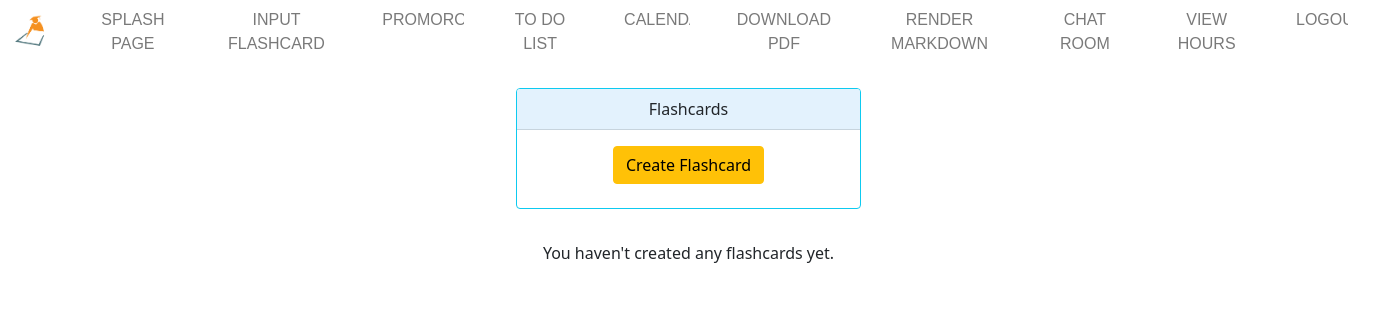
Before: /input-flashcards (signed in) with the older database file.
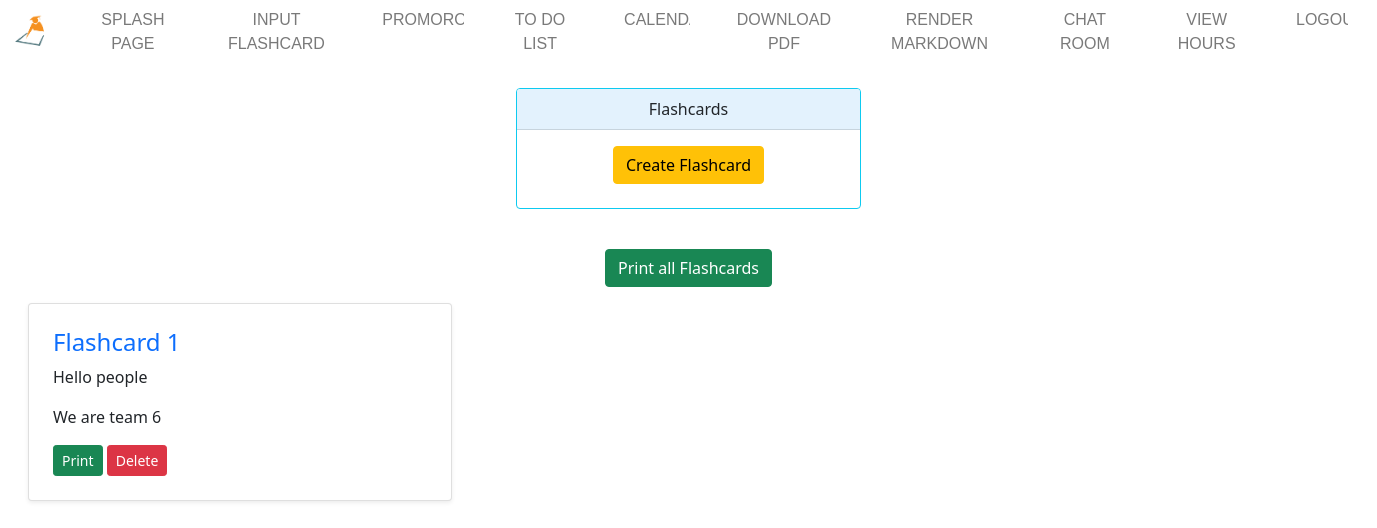
After: the same page with the newer database file.
### myapp/models.py (models this page shows)
class FlashCard(db.Model):
    id = db.Column(db.Integer, primary_key=True)
    front = db.Column(db.Text)
    back = db.Column(db.Text)
    user_id = db.Column(db.Integer, db.ForeignKey('user.id'), nullable=False)

### myapp/routes.py (the view)
@myapp_obj.route("/input-flashcards", methods=['GET', 'POST'])
@login_required
def input_flashcards():
    form = FlashCardForm()
    user_flashcards = FlashCard.query.filter_by(user=current_user).all()
    if form.validate_on_submit():
        flashcard = FlashCard(front=form.front.data, back=form.back.data, user=current_user)
        db.session.add(flashcard)
        db.session.commit()
        flash('Flash Card Created Successfully', 'success')
        return redirect(url_for('input_flashcards'))
    return render_template('input-flash-cards.html', form=form, user_flashcards=user_flashcards)

### myapp/models.py (called while the page is built)
@login_manager.user_loader
def load_user(user_id):
    return User.query.get(int(user_id))

### myapp/templates/input-flash-cards.html (shortened to what this page needs)
{% extends "base.html" %}
{% block content %}
<div class="row">
    <div class="d-flex justify-content-center col-md-12">
        <div class="card mt-4 border-info w-25 text-center">
            <div class="card-header bg-custom">Flashcards</div>
            <div class="card-body">
                <button type="button" id='btn' class="btn btn-warning mb-2">Create Flashcard</button>
            </div>
        </div>
    </div>
    <div class="col-md-12 p-4">
        {% if user_flashcards %}
        <div class="row p-3">
            <div class="mb-3 text-center">
                <a role="button" href="{{ url_for('print_all_flashcards') }}" class="btn btn-success">Print all
                    Flashcards</a>
            </div>
            {% for flashcard in user_flashcards %}
            <div class="col-md-4">
                <div class="card shadow-sm rounded-end mb-3 p-2">
                    <div class="card-body">
                        <h4 class="card-title text-primary">Flashcard {{ loop.index }}</h4>
                        <p class="card-text">{{ flashcard.front }}</p>
                        <p class="card-text">{{ flashcard.back }}</p>
                        <div>
                            <a role="button" href="{{ url_for('print_single_flashcard', id=flashcard.id) }}"
                                class="btn btn-sm btn-success">Print</a>
                            <a role="button" href="{{ url_for('delete_flashcard', id=flashcard.id) }}"
                                class="btn btn-sm btn-danger">Delete</a>
                        </div>
                    </div>
                </div>
            </div>
            {% endfor %}
        </div>
        {% else %}
        <div class="text-center p-2">
            <p class="text-lead">You haven't created any flashcards yet.</p>
        </div>
        {% endif %}
    </div>
</div>
{% endblock %}

Changed rows visible on the page:
added FlashCard: front "Hello people", back "We are team 6"
Other visible differences:
text no longer shown: "You haven't created any flashcards yet."
text now shown: "Print all Flashcards"
